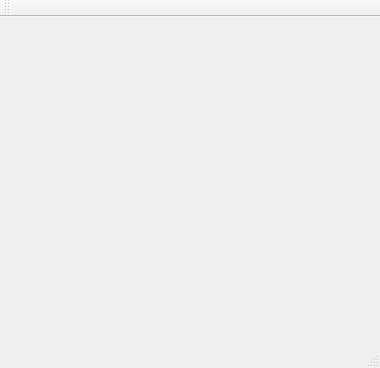
<?xml version="1.0" encoding="UTF-8"?>
<ui version="4.0">
 <class>MainWindow</class>
 <widget class="QMainWindow" name="MainWindow">
  <property name="geometry">
   <rect>
    <x>0</x>
    <y>0</y>
    <width>380</width>
    <height>368</height>
   </rect>
  </property>
  <property name="windowTitle">
   <string>MainWindow</string>
  </property>
  <widget class="QWidget" name="centralWidget"/>
  <widget class="QMenuBar" name="menuBar">
   <property name="geometry">
    <rect>
     <x>0</x>
     <y>0</y>
     <width>380</width>
     <height>24</height>
    </rect>
   </property>
  </widget>
  <widget class="QToolBar" name="mainToolBar">
   <attribute name="toolBarArea">
    <enum>TopToolBarArea</enum>
   </attribute>
   <attribute name="toolBarBreak">
    <bool>false</bool>
   </attribute>
  </widget>
  <widget class="QStatusBar" name="statusBar"/>
 </widget>
 <layoutdefault spacing="6" margin="11"/>
 <resources/>
 <connections/>
</ui>
